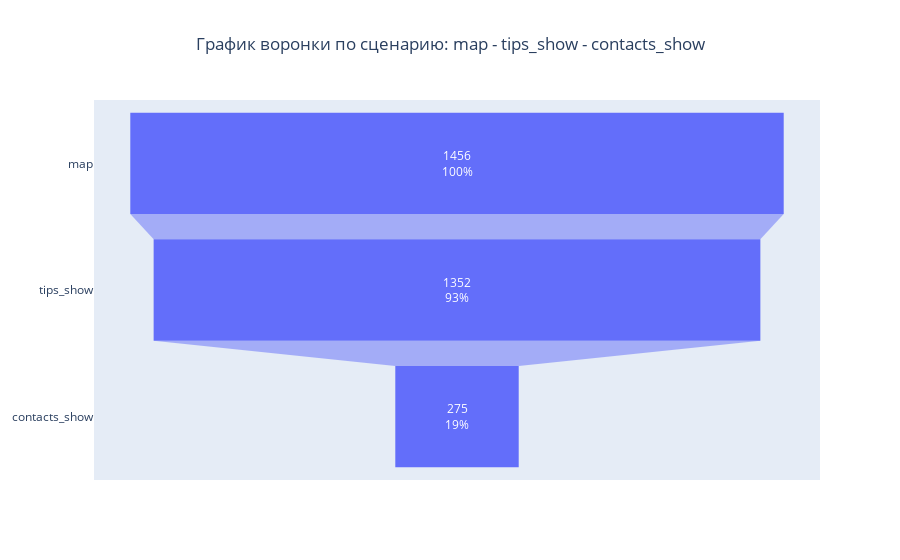

The notebook cell this image was saved under:
### Markdown cell above
Найдём конверсию по сценарию **map - tips_show - contacts_show**

### Code cell
conversion('map', 'tips_show', 'contacts_show')

### Figure 1 — Plotly figure (JSON) as saved in the notebook; plotly's stock layout.template omitted (floating-point values rounded to 4 significant figures)
{"data": [{"textinfo": "value+percent initial", "type": "funnel", "x": [1456, 1352, 275], "y": ["map", "tips_show", "contacts_show"]}], "layout": {"title": {"text": "График воронки по сценарию: map - tips_show - contacts_show", "x": 0.5}}}
